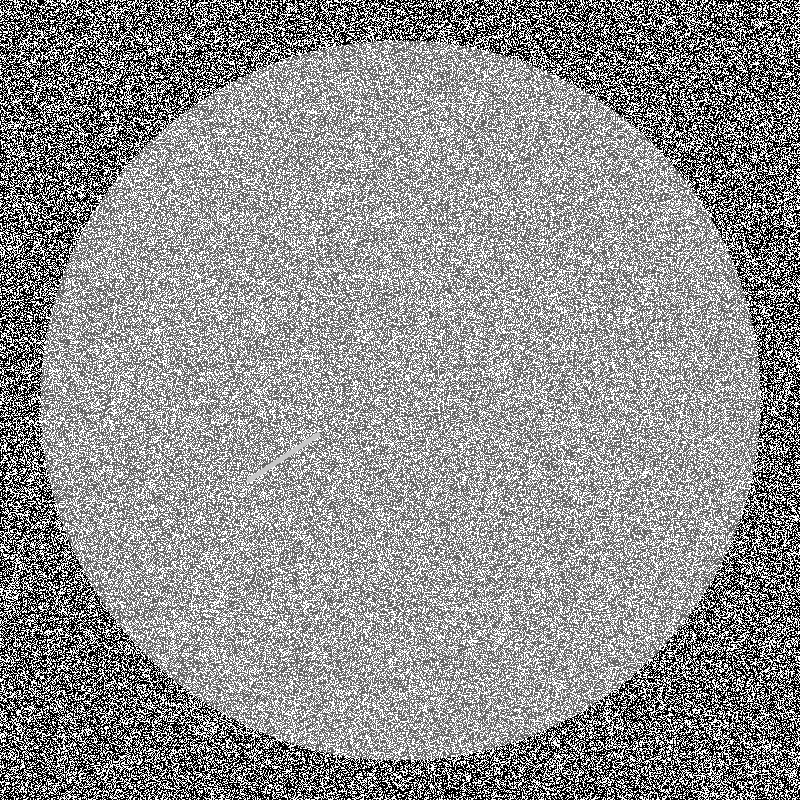
#> input picture data/synthetic/wafer_0033_scratch.png, 800 x 800 px
$ python spectrum_visualization.py
#> lines starting #> are read from the running program, lines starting #| are printed output that depends on the picture
### frequency_analysis/fft_filtering.py
"""
FFT-based Filtering for Wafer Noise Suppression

This module implements frequency-domain filtering techniques for
removing periodic noise patterns common in semiconductor wafer images.
Optimized using OpenCV's DFT implementation.
"""

import cv2
import numpy as np


class FFTFilter:
    """Frequency-domain filtering for wafer image denoising using OpenCV."""

    def __init__(self):
        pass

    def compute_fft(self, image):
        """Compute 2D DFT using OpenCV optimization."""
        if len(image.shape) == 3:
            image = cv2.cvtColor(image, cv2.COLOR_BGR2GRAY)

        # Optimize size for DFT efficiency
        rows, cols = image.shape
        nrows = cv2.getOptimalDFTSize(rows)
        ncols = cv2.getOptimalDFTSize(cols)

        # Pad right and bottom
        padded = cv2.copyMakeBorder(image, 0, nrows - rows, 0, ncols - cols,
                                    cv2.BORDER_CONSTANT, value=[0, 0, 0])

        # Apply windowing to reduce spectral leakage (Hanning)
        # Note: Windowing slightly alters signal, used here for visualization stability
        # For strict reconstruction, might skip or use careful overlap-add
        pad_rows, pad_cols = padded.shape
        # Create 2D Hanning window manually or use minimal windowing
        # window = np.outer(np.hanning(pad_rows), np.hanning(pad_cols))
        # padded = padded * window # skipping window for robust filtering reconstruction

        # Compute DFT (Output is dual channel: Real + Imaginary)
        planes = [np.float32(padded), np.zeros(padded.shape, np.float32)]
        complex_img = cv2.merge(planes)

        dft = cv2.dft(complex_img, flags=cv2.DFT_COMPLEX_OUTPUT)

        # Shift zero frequency to center
        dft_shift = np.fft.fftshift(dft)

        return dft_shift, (rows, cols)

    def compute_magnitude_spectrum(self, dft_shift):
        """Compute log magnitude spectrum for visualization."""
        # Split channels
        planes = cv2.split(dft_shift)
        magnitude = cv2.magnitude(planes[0], planes[1])

        # Log scale
        spectrum = 20 * np.log(magnitude + 1)

        # Normalize for visualization
        spectrum_norm = cv2.normalize(spectrum, None, 0, 255, cv2.NORM_MINMAX)
        return spectrum_norm.astype(np.uint8)

    def create_lowpass_filter(self, shape, cutoff_freq=30):
        """Create Gaussian low-pass filter mask (2-channel for OpenCV DFT)."""
        rows, cols = shape
        crow, ccol = rows // 2, cols // 2

        # Meshgrid
        u = np.arange(rows) - crow
        v = np.arange(cols) - ccol
        U, V = np.meshgrid(v, u)

        D = np.sqrt(U**2 + V**2)
        H = np.exp(-(D**2) / (2 * (cutoff_freq**2)))

        # Duplicate for 2 channels (Real, Imag)
        H_2ch = np.dstack([H, H])
        return H_2ch

    # [13 lines left out: function create_bandstop_filter, not called in this run]

    def apply_filter(self, image, filter_mask):
        """Apply frequency-domain filter and reconstruct image."""
        dft_shift, (orig_rows, orig_cols) = self.compute_fft(image)

        # Resize filter to match padded DFT size
        dft_rows, dft_cols = dft_shift.shape[:2]
        filter_rows, filter_cols = filter_mask.shape[:2]

        # If sizes differ (due to optimization padding), resize mask
        if (dft_rows, dft_cols) != (filter_rows, filter_cols):
             # Resize each channel
             m0 = cv2.resize(filter_mask[:,:,0], (dft_cols, dft_rows))
             m1 = cv2.resize(filter_mask[:,:,1], (dft_cols, dft_rows))
             filter_mask = cv2.merge([m0, m1])

        # Apply filter
        fshift = dft_shift * filter_mask

        # Inverse Shift
        f_ishift = np.fft.ifftshift(fshift)

        # Inverse DFT
        img_back = cv2.idft(f_ishift)
        img_back = cv2.magnitude(img_back[:,:,0], img_back[:,:,1])

        # Crop back to original size
        img_back = img_back[0:orig_rows, 0:orig_cols]

        # Normalize
        img_back = cv2.normalize(img_back, None, 0, 255, cv2.NORM_MINMAX)
        return img_back.astype(np.uint8)

    def denoise_wafer(self, image, cutoff=50):
        """Low-pass filtering using OpenCV DFT."""
        if len(image.shape) == 3:
            gray = cv2.cvtColor(image, cv2.COLOR_BGR2GRAY)
        else:
            gray = image.copy()

        # Get padded size for filter creation needed?
        # Actually create_lowpass_filter typically takes image shape.
        # But we need optimization. Let's do it inside apply or separate.
        # For simplicity, we calculate optimal size here too to match filter
        rows, cols = gray.shape
        nrows = cv2.getOptimalDFTSize(rows)
        ncols = cv2.getOptimalDFTSize(cols)

        lpf = self.create_lowpass_filter((nrows, ncols), cutoff)
        return self.apply_filter(gray, lpf)

    def enhance_defects(self, image, low_cutoff=5, high_cutoff=80):
        """Band-pass filtering using OpenCV DFT."""
        if len(image.shape) == 3:
            gray = cv2.cvtColor(image, cv2.COLOR_BGR2GRAY)
        else:
            gray = image.copy()

        rows, cols = gray.shape
        nrows = cv2.getOptimalDFTSize(rows)
        ncols = cv2.getOptimalDFTSize(cols)

        lpf_high = self.create_lowpass_filter((nrows, ncols), high_cutoff)
        lpf_low = self.create_lowpass_filter((nrows, ncols), low_cutoff)
        bandpass = lpf_high - lpf_low

        return self.apply_filter(gray, bandpass)

# [23 lines that do not run on import are left out]

### frequency_analysis/spectrum_visualization.py
"""
Spectrum Visualization for Wafer Image Analysis

Provides visualization tools for understanding frequency-domain
characteristics of wafer images and defect patterns.
"""

import cv2
import numpy as np
import matplotlib.pyplot as plt
from fft_filtering import FFTFilter


class SpectrumVisualizer:
    """Visualize frequency spectrum of wafer images."""

    def __init__(self):
        self.fft_filter = FFTFilter()

    def plot_spectrum(self, image, title="Frequency Spectrum", save_path=None):
        """Plot magnitude spectrum of an image."""
        # compute_fft now returns (dft_shift, shape)
        dft_shift, _ = self.fft_filter.compute_fft(image)
        spectrum = self.fft_filter.compute_magnitude_spectrum(dft_shift)

        fig, axes = plt.subplots(1, 2, figsize=(14, 6))

        # Original image
        if len(image.shape) == 3:
            axes[0].imshow(cv2.cvtColor(image, cv2.COLOR_BGR2RGB))
        else:
            axes[0].imshow(image, cmap='gray')
        axes[0].set_title("Spatial Domain", fontsize=14, fontweight='bold')
        axes[0].axis('off')

        # Frequency spectrum
        im = axes[1].imshow(spectrum, cmap='hot')
        axes[1].set_title("Frequency Spectrum (Log Magnitude)", fontsize=14, fontweight='bold')
        axes[1].axis('off')
        plt.colorbar(im, ax=axes[1], fraction=0.046, pad=0.04)

        plt.suptitle(title, fontsize=16, fontweight='bold')
        plt.tight_layout()

        if save_path:
            plt.savefig(save_path, dpi=150, bbox_inches='tight', facecolor='white')
            print(f"Saved: {save_path}")

        plt.close()
        return spectrum

    def plot_filter_comparison(self, image, save_path=None):
        """Compare original, denoised, and enhanced images."""
        if len(image.shape) == 3:
            gray = cv2.cvtColor(image, cv2.COLOR_BGR2GRAY)
        else:
            gray = image.copy()

        # Apply filters
        denoised = self.fft_filter.denoise_wafer(gray, cutoff=40)
        enhanced = self.fft_filter.enhance_defects(gray, low_cutoff=5, high_cutoff=60)

        fig, axes = plt.subplots(2, 3, figsize=(15, 10))

        # Row 1: Images
        axes[0, 0].imshow(gray, cmap='gray')
        axes[0, 0].set_title("Original", fontsize=12, fontweight='bold')
        axes[0, 0].axis('off')

        axes[0, 1].imshow(denoised, cmap='gray')
        axes[0, 1].set_title("Low-Pass Filtered (Denoised)", fontsize=12, fontweight='bold')
        axes[0, 1].axis('off')

        axes[0, 2].imshow(enhanced, cmap='gray')
        axes[0, 2].set_title("Band-Pass Filtered (Defect Enhanced)", fontsize=12, fontweight='bold')
        axes[0, 2].axis('off')

        # Row 2: Spectra
        for idx, (img, label) in enumerate([(gray, "Original"),
                                             (denoised, "Denoised"),
                                             (enhanced, "Enhanced")]):
            dft_shift, _ = self.fft_filter.compute_fft(img)
            spectrum = self.fft_filter.compute_magnitude_spectrum(dft_shift)
            axes[1, idx].imshow(spectrum, cmap='hot')
            axes[1, idx].set_title(f"{label} Spectrum", fontsize=12)
            axes[1, idx].axis('off')

        plt.suptitle("Frequency-Domain Filtering for Wafer Noise Suppression",
                     fontsize=16, fontweight='bold')
        plt.tight_layout()

        if save_path:
            plt.savefig(save_path, dpi=150, bbox_inches='tight', facecolor='white')
            print(f"Saved: {save_path}")

        plt.close()

    def plot_filter_response(self, shape=(256, 256), save_path=None):
        """Visualize filter frequency responses."""
        fig, axes = plt.subplots(1, 3, figsize=(15, 5))

        # Need optimal size for OpenCV DFT if strict, but for visualization shape is approx
        # create_lowpass_filter returns 2-channel, we visualize magnitude (which is just the filter values)

        # Low-pass filter
        lpf_2ch = self.fft_filter.create_lowpass_filter(shape, cutoff_freq=30)
        lpf = lpf_2ch[:,:,0] # Real part is enough since Imag is same/zero in filter construction
        axes[0].imshow(lpf, cmap='gray')
        axes[0].set_title("Low-Pass Filter\n(Noise Suppression)", fontsize=12, fontweight='bold')
        axes[0].axis('off')

        # High-pass filter
        # create_highpass_filter was removed from FFTFilter in new version? check code.
        # It was converted to create_lowpass usage in denoise_wafer?
        # Actually I removed create_highpass_filter in replacement, let's implement it locally or skip
        # Re-implementing logic here for visualization
        lpf_2ch_hp = self.fft_filter.create_lowpass_filter(shape, cutoff_freq=30)
        hpf = 1 - lpf_2ch_hp[:,:,0]

        axes[1].imshow(hpf, cmap='gray')
        axes[1].set_title("High-Pass Filter\n(Edge Enhancement)", fontsize=12, fontweight='bold')
        axes[1].axis('off')

        # Band-pass filter
        lpf_high_2ch = self.fft_filter.create_lowpass_filter(shape, cutoff_freq=60)
        lpf_low_2ch = self.fft_filter.create_lowpass_filter(shape, cutoff_freq=10)
        bpf = lpf_high_2ch[:,:,0] - lpf_low_2ch[:,:,0]

        axes[2].imshow(bpf, cmap='gray')
        axes[2].set_title("Band-Pass Filter\n(Defect Isolation)", fontsize=12, fontweight='bold')
        axes[2].axis('off')

        plt.suptitle("Frequency-Domain Filter Responses", fontsize=16, fontweight='bold')
        plt.tight_layout()

        if save_path:
            plt.savefig(save_path, dpi=150, bbox_inches='tight', facecolor='white')
            print(f"Saved: {save_path}")

        plt.close()


if __name__ == "__main__":
    from pathlib import Path

    root = Path(__file__).resolve().parents[1]
    img_path = root / "data" / "synthetic" / "wafer_0033_scratch.png"
    out_dir = root / "results"
    out_dir.mkdir(parents=True, exist_ok=True)

    img = cv2.imread(str(img_path), cv2.IMREAD_GRAYSCALE)
#> img is the input picture: shape (800, 800); min 0, max 255, mean 145.4

    if img is not None:
        viz = SpectrumVisualizer()

        viz.plot_spectrum(
            img,
            title="Wafer Image Frequency Analysis",
            save_path=str(out_dir / "spectrum_analysis.png"),
        )
#> in compute_magnitude_spectrum, `spectrum = 20 * np.log(magnitude + 1)`:
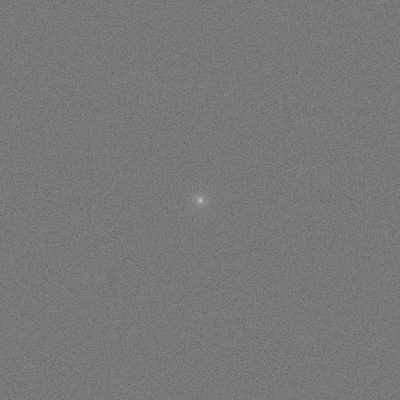
#> spectrum: shape (800, 800) float32 (shown at 1/2 size); min 85.52, max 367, mean 219.1; drawn with min black and max white
#> in plot_spectrum, `plt.savefig(save_path, dpi=150, bbox_inches='tight', facecolor='white')`:
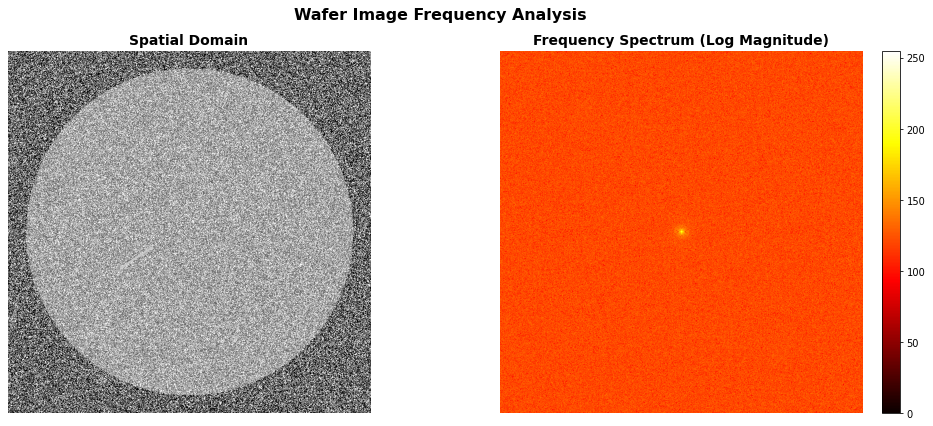
#> figure drawn by matplotlib, 3 panels
        viz.plot_filter_comparison(
            img, save_path=str(out_dir / "fft_filter_comparison.png")
        )
#> in apply_filter, `dft_shift, (orig_rows, orig_cols) = self.compute_fft(image)`: orig_rows = 800
#> in apply_filter, `img_back = cv2.magnitude(img_back[:,:,0], img_back[:,:,1])`:
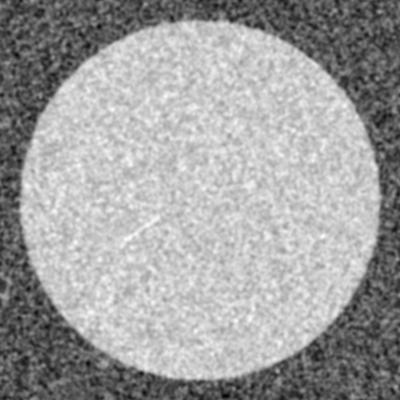
#> img_back: shape (800, 800) float64 (shown at 1/2 size); min 41590839.6, max 123677809.2, mean 93043488; drawn with min black and max white
#> in apply_filter (call 2), `img_back = cv2.magnitude(img_back[:,:,0], img_back[:,:,1])`:
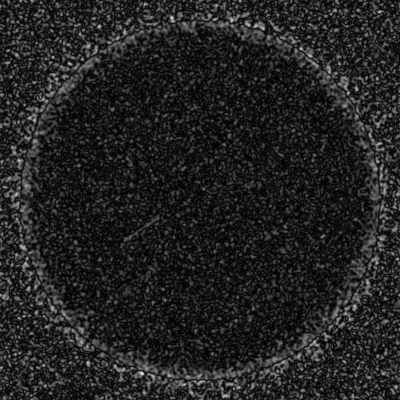
#> img_back: shape (800, 800) float64 (shown at 1/2 size); min 18.95, max 52630111.4, mean 7224017.7; drawn with min black and max white
#> the loop in plot_filter_comparison, `for idx, (img, label) in enumerate([(gray, "Original"), (denoised, "De..` made 3 passes
#> label on passes 1 to 3: 'Original', 'Denoised', 'Enhanced'
#> pass 2, in compute_magnitude_spectrum (call 3), `spectrum = 20 * np.log(magnitude + 1)`:
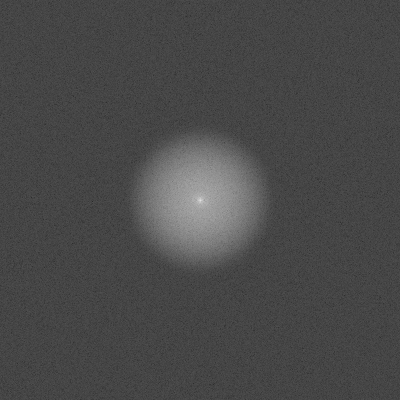
#> spectrum: shape (800, 800) float32 (shown at 1/2 size); min 4.48, max 368.8, mean 110; drawn with min black and max white
#> in plot_filter_comparison, `plt.savefig(save_path, dpi=150, bbox_inches='tight', facecolor='white')`:
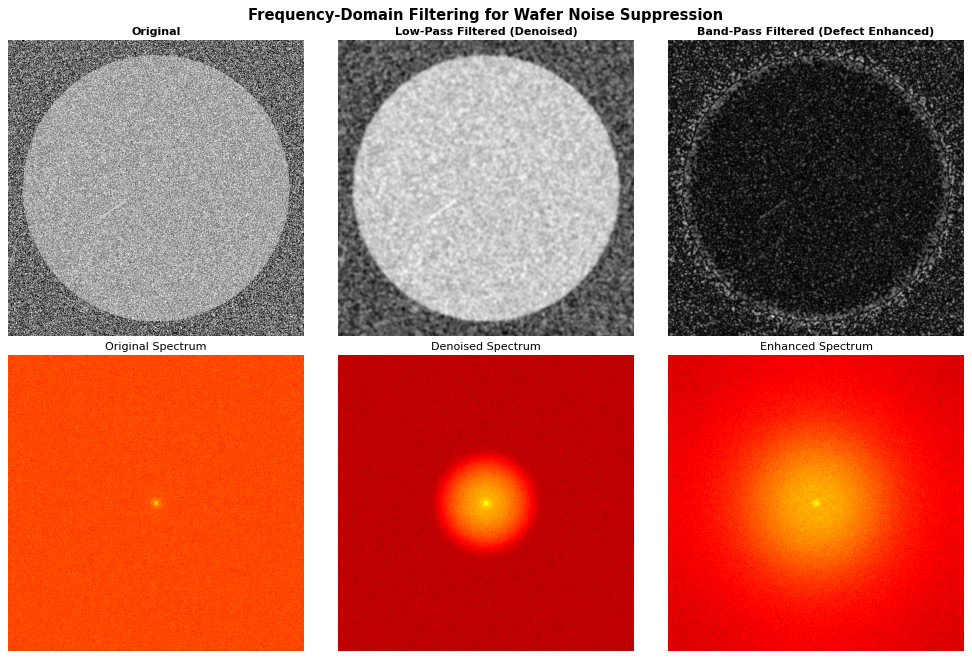
#> figure drawn by matplotlib, 6 panels
        viz.plot_filter_response(save_path=str(out_dir / "filter_responses.png"))
#> in plot_filter_response, `plt.savefig(save_path, dpi=150, bbox_inches='tight', facecolor='white')`:
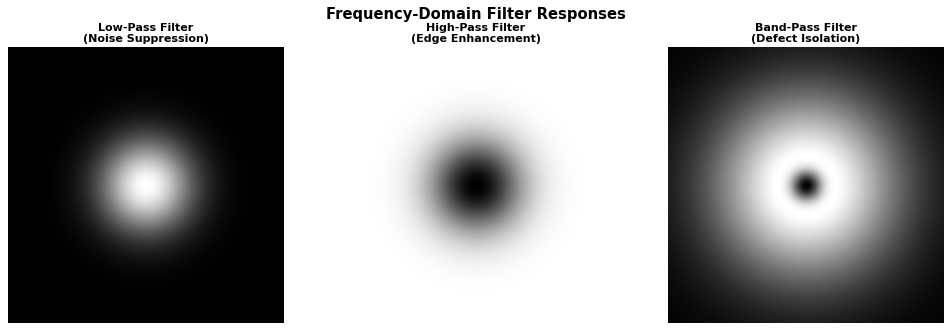
#> figure drawn by matplotlib, 3 panels

        print("Spectrum visualizations complete!")
    else:
        print(f"Could not load test image at {img_path}.")

$ run again, with data/synthetic/wafer_0003_scratch.png copied over data/synthetic/wafer_0033_scratch.png
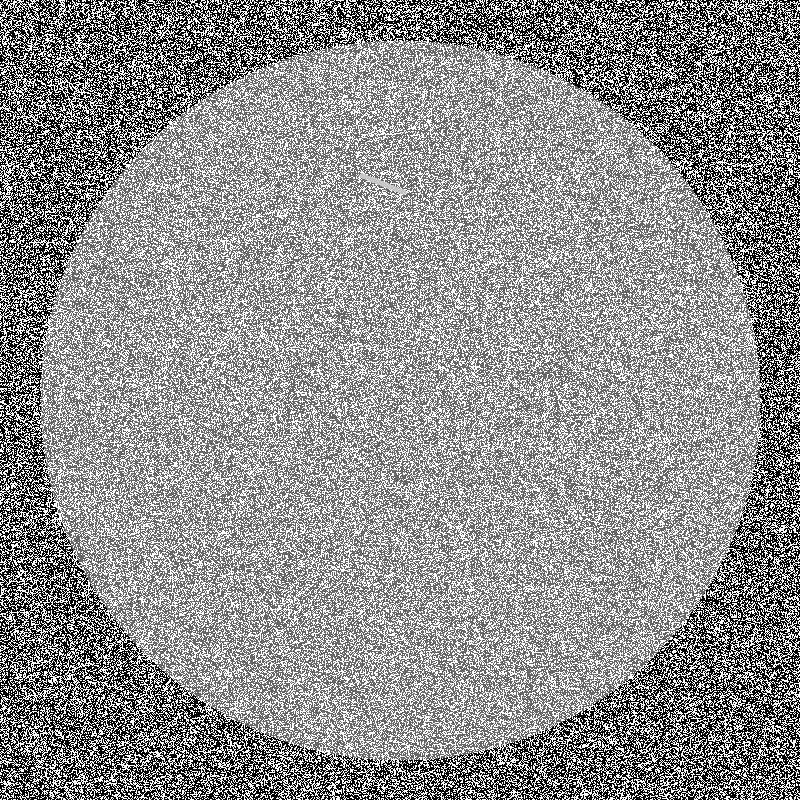
#> input picture data/synthetic/wafer_0003_scratch.png, 800 x 800 px
#> img is the input picture: shape (800, 800); min 0, max 255, mean 145.5
#> in plot_spectrum, `plt.savefig(save_path, dpi=150, bbox_inches='tight', facecolor='white')`:
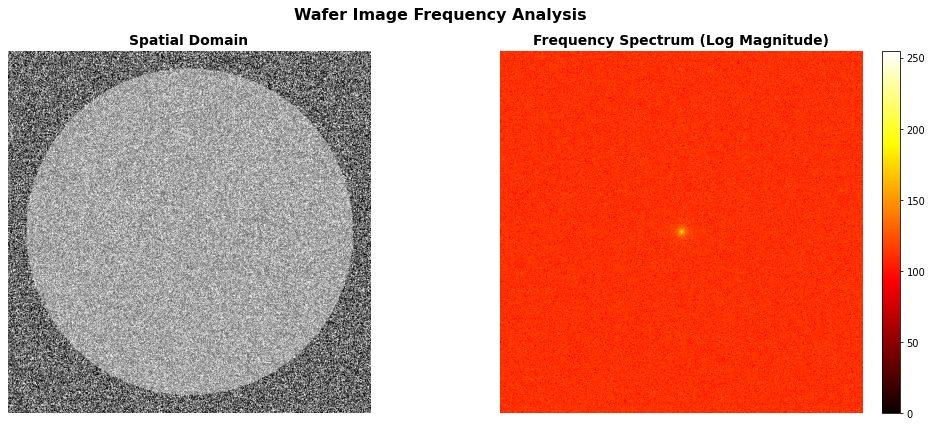
#> figure drawn by matplotlib, 3 panels
#> orig_rows = 800
#> in apply_filter (call 2), `img_back = cv2.magnitude(img_back[:,:,0], img_back[:,:,1])`:
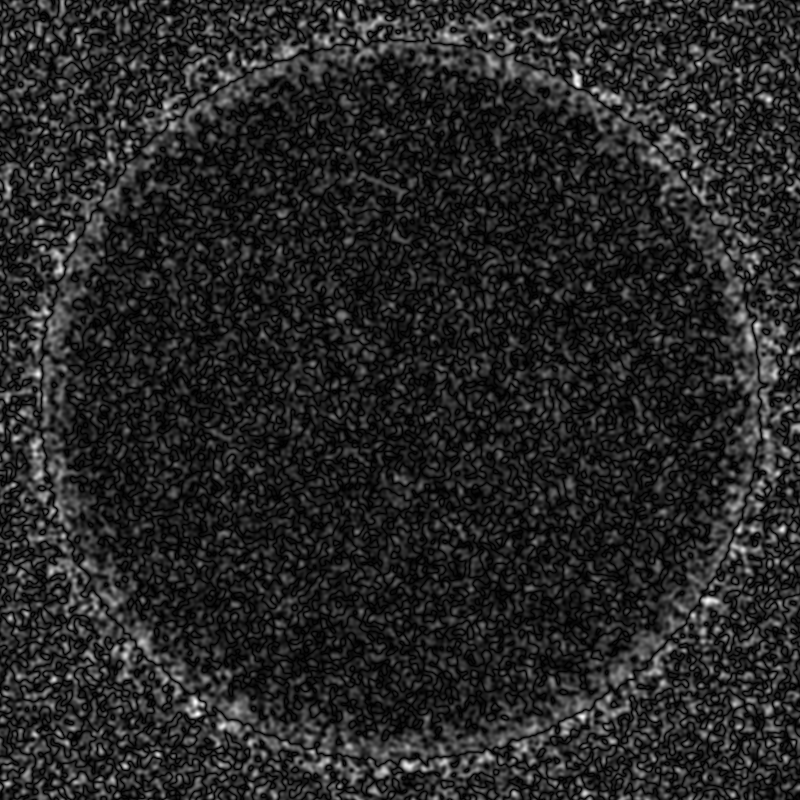
#> img_back: shape (800, 800) float64; min 49.47, max 48789583.6, mean 7354306.6; drawn with min black and max white
#> the loop in plot_filter_comparison, `for idx, (img, label) in enumerate([(gray, "Original"), (denoised, "De..` made 3 passes
#> label on passes 1 to 3: 'Original', 'Denoised', 'Enhanced'
